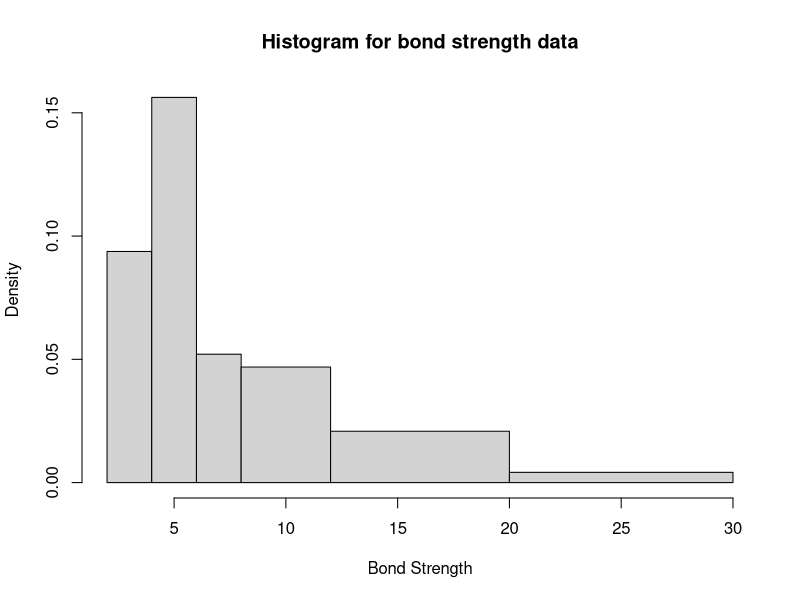

Write R code to recreate this figure.
#Ex1.11, Page 20

data<-c(11.5,12.1,9.9,9.3,7.8,6.2,6.6,7.0,13.4,17.1,9.3,5.6,5.7,5.4,5.2,5.1,4.9,10.7,15.2,8.5,4.2,4.0,3.9,3.8,3.6,3.4,20.6,25.5,13.8,12.6,13.1,8.9,8.2,10.7,14.2,7.6,5.2,5.5,5.1,5.0,5.2,4.8,4.1,3.8,3.7,3.6,3.6,3.6)
#Unequal class widths
ci<-c(2,4,6,8,12,20,30)

#To find frequency, relative frequency and density of data manually
freq<-table(cut(data,ci,right=FALSE))
rel_freq<-freq/length(data)
density<-rel_freq/diff(ci)

print(cbind(freq,rel_freq,density))

#To create histogram of the bond strength data
hist(data,breaks=ci,freq=FALSE,right=FALSE,main="Histogram for bond strength data",xlab="Bond Strength")
